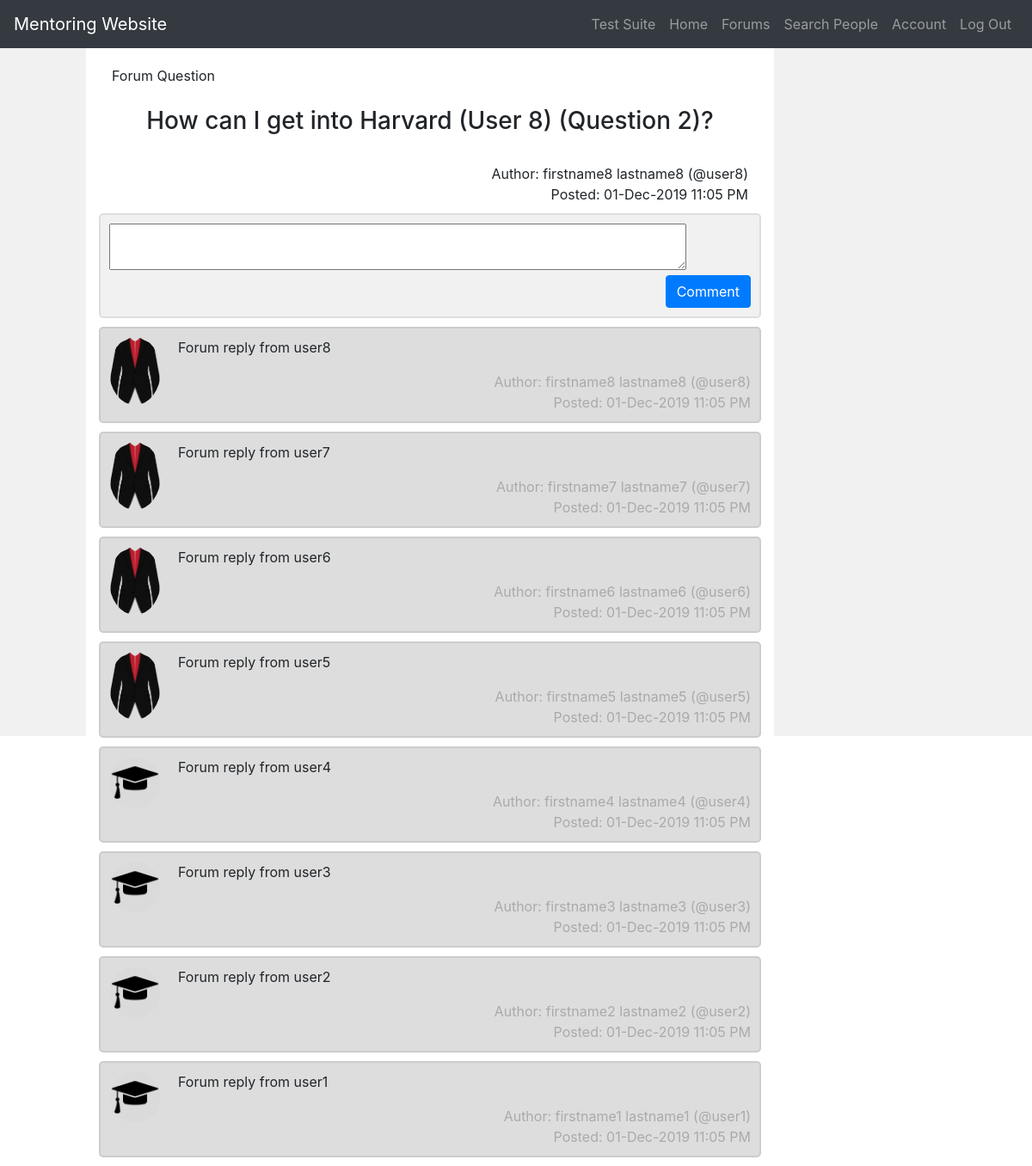
The app's page /thread/16, older data.
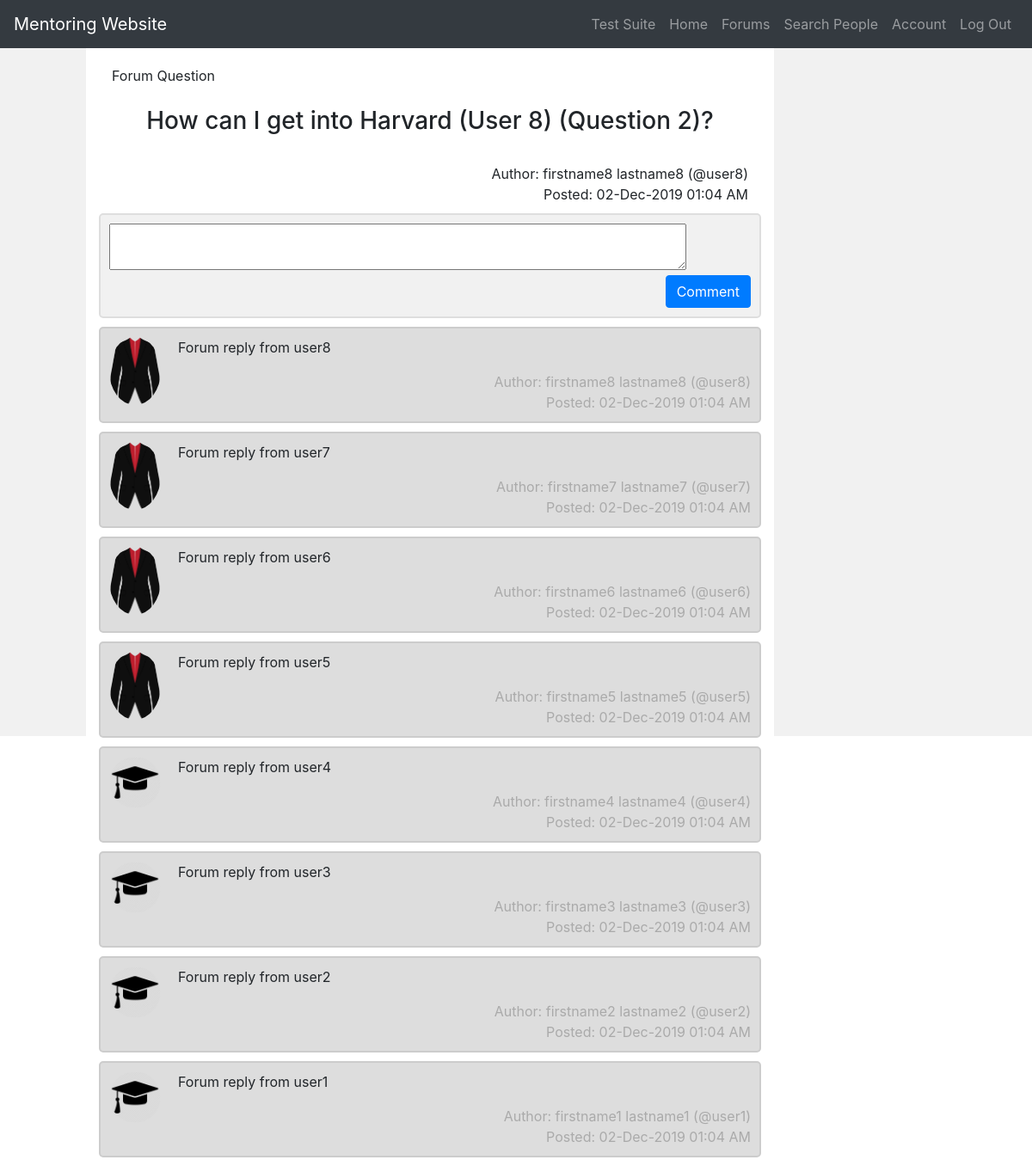
The same page, newer data.
### db_models.py (models this page shows, shortened)
class ForumQuestion(db.Model):
    __tablename__ = 'ForumQuestions'
    id = db.Column(db.Integer, primary_key=True, nullable=False)
    author_username = db.Column(db.String(64), db.ForeignKey('Users.username'), nullable=False)
    content = db.Column(db.Text(), nullable=False)
    post_time = db.Column(db.DateTime, index=True, default=datetime.utcnow, nullable=False)
    forum_posts = db.relationship("ForumPost", backref='question', lazy='dynamic')

class ForumPost(db.Model):
    __tablename__ = 'ForumPosts'
    id = db.Column(db.Integer, primary_key=True)
    author_username = db.Column(db.String(64), db.ForeignKey('Users.username'))
    forum_question_id = db.Column(db.Integer, db.ForeignKey('ForumQuestions.id'))
    content = db.Column(db.Text())
    post_time = db.Column(db.DateTime, index=True, default=datetime.utcnow)

### main.py (the view, shortened to what this page needs)
@app.route('/thread/<int:question_id>', methods=['GET', 'POST'])
def thread(question_id):
    form = CommentForm()
    return render_template('thread.html', form=form, question_id=question_id)

### forms.py
class CommentForm(FlaskForm):
    comment = StringField(widget=TextArea(), validators=[DataRequired()])
    submit = SubmitField('Add Comment')

### funcs.py (called while the page is built)
def is_mentee(u):
    return u.grade not in MENTOR_GRADES

def sorted_reverse_id_order(l):
    return sorted(l, key=lambda p: p.id, reverse=True)

def get_forum_question_posts(forum_q):
    return sorted_reverse_id_order(list(forum_q.forum_posts))

def get_user_by_username(uname):
    return User.query.get(uname)

def date_to_string(dt_obj):
    return dt_obj.strftime("%d-%b-%Y %I:%M %p")

def id_to_forum_question(question_id):
    return ForumQuestion.query.get(question_id)

### templates/thread.html (shortened to what this page needs)
{% extends "base.html" %}
{% block page_content %}
<div class="container-fluid">
  <div class="row">
    <div class="col-sm-1 sidebar">
      <div class= "mar-top">
          <br>
      </div>
    </div>
    <div class="col-sm-8">
      <div class= "mar-top">
        {% block content %}
          <div class="col-sm-12" align="left">Forum Question</div><br>
          <div class="col-sm-12" align="center"> <h3>{{ id_to_forum_question(question_id).content }}</h3><br></div>
          <div class="col-sm-12" align="right">Author: {% with u = get_user_by_username(id_to_forum_question(question_id).author_username) %}{{ u.first_name }} {{ u.last_name }} (@{{ u.username }}){% endwith %}</div>
          <div class="col-sm-12" align="right">Posted: {{ date_to_string(id_to_forum_question(question_id).post_time) }}</div>
        <form action="" method="post" novalidate>
          <div class="chat">
            {{ form.comment( id="ta", cols="90", rows="2") }}<br>
            <span class="time-right">
              {{ form.submit(value = "Comment", class="btn btn-primary") }}
            </span>
          </div>
        </form>
          {% for fp in get_forum_question_posts(id_to_forum_question(question_id)) %}
          {% with u = get_user_by_username(fp.author_username) %}
          <div class="chat dark">
              <img src="{{ url_for('static', filename='mentee.jpg' if is_mentee(u) else 'mentor.jpg') }}" alt="Avatar">
              <p>{{ fp.content}}</p>
              <span class="time-right">Author: {{ u.first_name}} {{ u.last_name }} (@{{ u.username }})</span><br>
              <span class="time-right">Posted: {{ date_to_string(fp.post_time) }}</span>
          </div>
          {% endwith %}
          {% endfor %}
        {% endblock %}
      </div>
    </div>
    <div class="col sidebar">
        <br>
    </div>
  </div>
</div>
{% endblock %}

Row changes from the older to the newer data that the page shows:
changed ForumQuestion "How can I get into Harvard (User 8) (Question 2)?": post_time "01-Dec-2019 11:05 PM" → "02-Dec-2019 01:04 AM"
changed ForumPost "Forum reply from user8": post_time "01-Dec-2019 11:05 PM" → "02-Dec-2019 01:04 AM"
changed ForumPost "Forum reply from user7": post_time "01-Dec-2019 11:05 PM" → "02-Dec-2019 01:04 AM"
changed ForumPost "Forum reply from user6": post_time "01-Dec-2019 11:05 PM" → "02-Dec-2019 01:04 AM"
changed ForumPost "Forum reply from user5": post_time "01-Dec-2019 11:05 PM" → "02-Dec-2019 01:04 AM"
changed ForumPost "Forum reply from user4": post_time "01-Dec-2019 11:05 PM" → "02-Dec-2019 01:04 AM"
changed ForumPost "Forum reply from user3": post_time "01-Dec-2019 11:05 PM" → "02-Dec-2019 01:04 AM"
changed ForumPost "Forum reply from user2": post_time "01-Dec-2019 11:05 PM" → "02-Dec-2019 01:04 AM"
changed ForumPost "Forum reply from user1": post_time "01-Dec-2019 11:05 PM" → "02-Dec-2019 01:04 AM"
